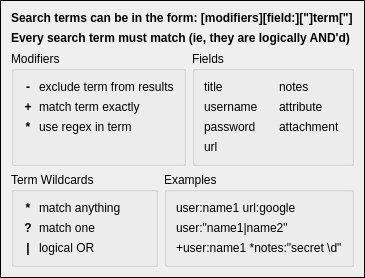
<?xml version="1.0" encoding="UTF-8"?>
<ui version="4.0">
 <class>SearchHelpWidget</class>
 <widget class="QWidget" name="SearchHelpWidget">
  <property name="geometry">
   <rect>
    <x>0</x>
    <y>0</y>
    <width>365</width>
    <height>253</height>
   </rect>
  </property>
  <property name="windowTitle">
   <string>Search Help</string>
  </property>
  <property name="styleSheet">
   <string notr="true">#SearchHelpWidget { border-width: 1px; border-style: ridge }</string>
  </property>
  <layout class="QVBoxLayout" name="verticalLayout">
   <item>
    <widget class="QLabel" name="label_2">
     <property name="sizePolicy">
      <sizepolicy hsizetype="Preferred" vsizetype="Fixed">
       <horstretch>0</horstretch>
       <verstretch>0</verstretch>
      </sizepolicy>
     </property>
     <property name="font">
      <font>
       <weight>75</weight>
       <bold>true</bold>
      </font>
     </property>
     <property name="text">
      <string>Search terms can be in the form: [modifiers][field:][&quot;]term[&quot;]</string>
     </property>
    </widget>
   </item>
   <item>
    <widget class="QLabel" name="label_24">
     <property name="sizePolicy">
      <sizepolicy hsizetype="Preferred" vsizetype="Fixed">
       <horstretch>0</horstretch>
       <verstretch>0</verstretch>
      </sizepolicy>
     </property>
     <property name="font">
      <font>
       <weight>75</weight>
       <bold>true</bold>
      </font>
     </property>
     <property name="text">
      <string>Every search term must match (ie, they are logically AND'd)</string>
     </property>
    </widget>
   </item>
   <item>
    <layout class="QHBoxLayout" name="horizontalLayout_2" stretch="0,0">
     <item>
      <widget class="QGroupBox" name="groupBox_2">
       <property name="font">
        <font>
         <weight>50</weight>
         <bold>false</bold>
        </font>
       </property>
       <property name="title">
        <string>Modifiers</string>
       </property>
       <layout class="QFormLayout" name="formLayout">
        <item row="0" column="0">
         <widget class="QLabel" name="label_4">
          <property name="minimumSize">
           <size>
            <width>10</width>
            <height>0</height>
           </size>
          </property>
          <property name="font">
           <font>
            <weight>75</weight>
            <bold>true</bold>
           </font>
          </property>
          <property name="text">
           <string notr="true">-</string>
          </property>
          <property name="scaledContents">
           <bool>false</bool>
          </property>
          <property name="alignment">
           <set>Qt::AlignCenter</set>
          </property>
         </widget>
        </item>
        <item row="0" column="1">
         <widget class="QLabel" name="label_7">
          <property name="text">
           <string>exclude term from results</string>
          </property>
         </widget>
        </item>
        <item row="1" column="1">
         <widget class="QLabel" name="label_8">
          <property name="text">
           <string>match term exactly</string>
          </property>
         </widget>
        </item>
        <item row="2" column="0">
         <widget class="QLabel" name="label_16">
          <property name="minimumSize">
           <size>
            <width>10</width>
            <height>0</height>
           </size>
          </property>
          <property name="font">
           <font>
            <weight>75</weight>
            <bold>true</bold>
           </font>
          </property>
          <property name="text">
           <string notr="true">*</string>
          </property>
          <property name="alignment">
           <set>Qt::AlignCenter</set>
          </property>
         </widget>
        </item>
        <item row="2" column="1">
         <widget class="QLabel" name="label_15">
          <property name="text">
           <string>use regex in term</string>
          </property>
         </widget>
        </item>
        <item row="1" column="0">
         <widget class="QLabel" name="label_6">
          <property name="minimumSize">
           <size>
            <width>10</width>
            <height>0</height>
           </size>
          </property>
          <property name="font">
           <font>
            <weight>75</weight>
            <bold>true</bold>
           </font>
          </property>
          <property name="text">
           <string notr="true">+</string>
          </property>
          <property name="alignment">
           <set>Qt::AlignCenter</set>
          </property>
         </widget>
        </item>
       </layout>
      </widget>
     </item>
     <item>
      <widget class="QGroupBox" name="groupBox">
       <property name="font">
        <font>
         <weight>50</weight>
         <bold>false</bold>
        </font>
       </property>
       <property name="title">
        <string>Fields</string>
       </property>
       <property name="flat">
        <bool>false</bool>
       </property>
       <layout class="QGridLayout" name="gridLayout">
        <property name="horizontalSpacing">
         <number>12</number>
        </property>
        <item row="1" column="0">
         <widget class="QLabel" name="label_3">
          <property name="text">
           <string notr="true">username</string>
          </property>
         </widget>
        </item>
        <item row="2" column="0">
         <widget class="QLabel" name="label_11">
          <property name="text">
           <string notr="true">password</string>
          </property>
         </widget>
        </item>
        <item row="0" column="0">
         <widget class="QLabel" name="label">
          <property name="text">
           <string notr="true">title</string>
          </property>
         </widget>
        </item>
        <item row="3" column="0">
         <widget class="QLabel" name="label_13">
          <property name="text">
           <string notr="true">url</string>
          </property>
         </widget>
        </item>
        <item row="0" column="1">
         <widget class="QLabel" name="label_5">
          <property name="text">
           <string notr="true">notes</string>
          </property>
         </widget>
        </item>
        <item row="1" column="1">
         <widget class="QLabel" name="label_12">
          <property name="text">
           <string notr="true">attribute</string>
          </property>
         </widget>
        </item>
        <item row="2" column="1">
         <widget class="QLabel" name="label_14">
          <property name="text">
           <string notr="true">attachment</string>
          </property>
         </widget>
        </item>
       </layout>
      </widget>
     </item>
    </layout>
   </item>
   <item>
    <layout class="QHBoxLayout" name="horizontalLayout">
     <item>
      <widget class="QGroupBox" name="groupBox_4">
       <property name="title">
        <string>Term Wildcards</string>
       </property>
       <layout class="QFormLayout" name="formLayout_2">
        <item row="0" column="0">
         <widget class="QLabel" name="label_18">
          <property name="minimumSize">
           <size>
            <width>10</width>
            <height>0</height>
           </size>
          </property>
          <property name="font">
           <font>
            <weight>75</weight>
            <bold>true</bold>
           </font>
          </property>
          <property name="text">
           <string notr="true">*</string>
          </property>
          <property name="scaledContents">
           <bool>false</bool>
          </property>
          <property name="alignment">
           <set>Qt::AlignCenter</set>
          </property>
         </widget>
        </item>
        <item row="1" column="0">
         <widget class="QLabel" name="label_19">
          <property name="minimumSize">
           <size>
            <width>10</width>
            <height>0</height>
           </size>
          </property>
          <property name="font">
           <font>
            <weight>75</weight>
            <bold>true</bold>
           </font>
          </property>
          <property name="text">
           <string notr="true">?</string>
          </property>
          <property name="alignment">
           <set>Qt::AlignCenter</set>
          </property>
         </widget>
        </item>
        <item row="2" column="0">
         <widget class="QLabel" name="label_20">
          <property name="minimumSize">
           <size>
            <width>10</width>
            <height>0</height>
           </size>
          </property>
          <property name="font">
           <font>
            <weight>75</weight>
            <bold>true</bold>
           </font>
          </property>
          <property name="text">
           <string notr="true">|</string>
          </property>
          <property name="alignment">
           <set>Qt::AlignCenter</set>
          </property>
         </widget>
        </item>
        <item row="0" column="1">
         <widget class="QLabel" name="label_21">
          <property name="text">
           <string>match anything</string>
          </property>
         </widget>
        </item>
        <item row="1" column="1">
         <widget class="QLabel" name="label_22">
          <property name="text">
           <string>match one</string>
          </property>
         </widget>
        </item>
        <item row="2" column="1">
         <widget class="QLabel" name="label_23">
          <property name="text">
           <string>logical OR</string>
          </property>
         </widget>
        </item>
       </layout>
      </widget>
     </item>
     <item>
      <widget class="QGroupBox" name="groupBox_3">
       <property name="title">
        <string>Examples</string>
       </property>
       <layout class="QVBoxLayout" name="verticalLayout_2">
        <item>
         <widget class="QLabel" name="label_9">
          <property name="sizePolicy">
           <sizepolicy hsizetype="Preferred" vsizetype="Preferred">
            <horstretch>0</horstretch>
            <verstretch>0</verstretch>
           </sizepolicy>
          </property>
          <property name="text">
           <string notr="true">user:name1 url:google</string>
          </property>
         </widget>
        </item>
        <item>
         <widget class="QLabel" name="label_10">
          <property name="sizePolicy">
           <sizepolicy hsizetype="Preferred" vsizetype="Preferred">
            <horstretch>0</horstretch>
            <verstretch>0</verstretch>
           </sizepolicy>
          </property>
          <property name="text">
           <string notr="true">user:&quot;name1|name2&quot;</string>
          </property>
         </widget>
        </item>
        <item>
         <widget class="QLabel" name="label_17">
          <property name="sizePolicy">
           <sizepolicy hsizetype="Preferred" vsizetype="Preferred">
            <horstretch>0</horstretch>
            <verstretch>0</verstretch>
           </sizepolicy>
          </property>
          <property name="text">
           <string notr="true">+user:name1 *notes:&quot;secret \d&quot;</string>
          </property>
         </widget>
        </item>
       </layout>
      </widget>
     </item>
    </layout>
   </item>
  </layout>
 </widget>
 <resources/>
 <connections/>
</ui>
